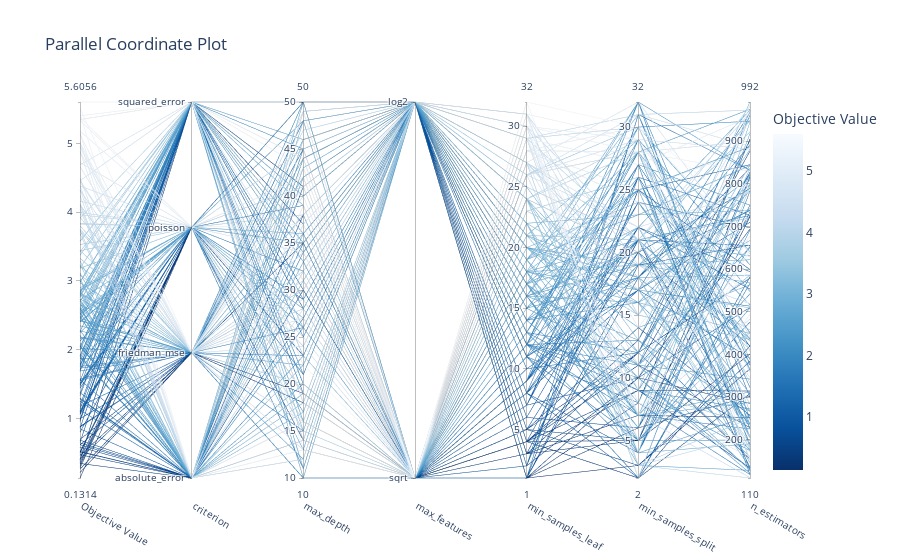

The cell this chart's notebook holds for it:
### Markdown cell above
Parallel Coordinate Plot is used to generate a parallel coordinates plot, which is a type of visualization that helps to understand the **relationships between hyperparameters and their corresponding objective function values** in a hyperparameter optimization study.

this is a useful tool for gaining insights into **the relationships between hyperparameters and their impact on the objective function during an optimization study.** It helps us to **identify promising hyperparameter configurations** and understand **the trade-offs and interactions between different hyperparameters.** This can aid in making decisions on which hyperparameter settings to prioritize for further optimization or model tuning.

### Code cell
optuna.visualization.plot_parallel_coordinate(study)

### Figure 1 — Plotly figure (JSON) as saved in the notebook; plotly's stock layout.template omitted (floating-point values rounded to 4 significant figures; data arrays with more than 128 entries replaced by an {"elided": "..."} marker saying what was removed)
{"data": [{"dimensions": [{"label": "Objective Value", "range": [0.1314, 5.606], "values": {"elided": "200 float values"}}, {"label": "criterion", "range": [0, 3], "ticktext": ["absolute_error", "friedman_mse", "poisson", "squared_error"], "tickvals": [0, 1, 2, 3], "values": {"elided": "200 int values"}}, {"label": "max_depth", "range": [10, 50], "values": {"elided": "200 int values"}}, {"label": "max_features", "range": [0, 1], "ticktext": ["sqrt", "log2"], "tickvals": [0, 1], "values": {"elided": "200 int values"}}, {"label": "min_samples_leaf", "range": [1, 32], "values": {"elided": "200 int values"}}, {"label": "min_samples_split", "range": [2, 32], "values": {"elided": "200 int values"}}, {"label": "n_estimators", "range": [110, 992], "values": {"elided": "200 int values"}}], "labelangle": 30, "labelside": "bottom", "line": {"color": {"elided": "200 float values"}, "colorbar": {"title": {"text": "Objective Value"}}, "colorscale": [[0, "rgb(247,251,255)"], [0.125, "rgb(222,235,247)"], [0.25, "rgb(198,219,239)"], [0.375, "rgb(158,202,225)"], [0.5, "rgb(107,174,214)"], [0.625, "rgb(66,146,198)"], [0.75, "rgb(33,113,181)"], [0.875, "rgb(8,81,156)"], [1, "rgb(8,48,107)"]], "reversescale": true, "showscale": true}, "type": "parcoords"}], "layout": {"title": {"text": "Parallel Coordinate Plot"}}}
